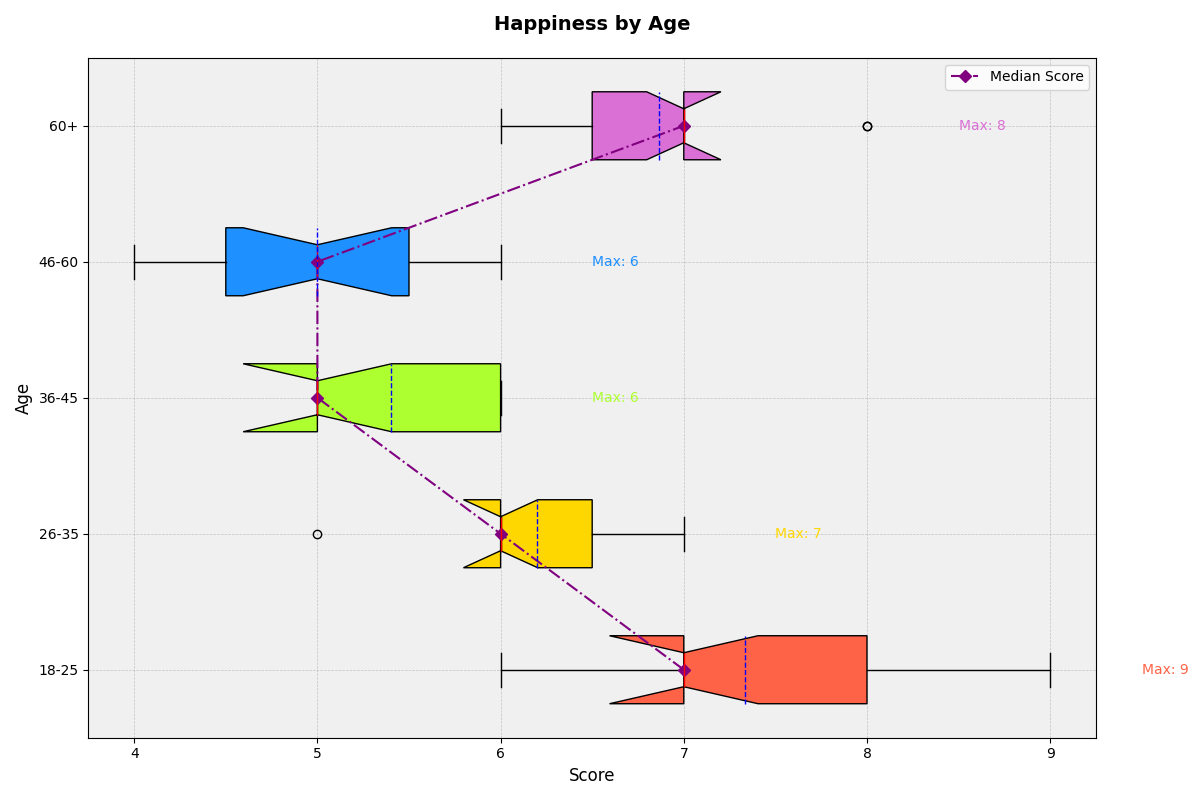

Write the Python code that produced this figure.
import matplotlib.pyplot as plt
import numpy as np

age_groups = ['18-25', '26-35', '36-45', '46-60', '60+']
happiness_data = [
    [7, 8, 7, 6, 8, 8, 7, 9, 7, 6, 7, 8, 7, 8, 7],  
    [6, 7, 6, 6, 7, 7, 6, 6, 6, 7, 6, 6, 5, 6, 6],  
    [5, 6, 5, 6, 6, 5, 6, 6, 5, 5, 5, 5, 5, 6, 5],  
    [6, 6, 5, 4, 5, 6, 5, 4, 4, 5, 6, 5, 4, 5, 5],  
    [7, 6, 7, 6, 7, 7, 7, 6, 6, 7, 8, 7, 8, 7, 7]   
]

fig, ax = plt.subplots(figsize=(12, 8))
box = ax.boxplot(happiness_data, vert=False, patch_artist=True, labels=age_groups, notch=True, meanline=True, showmeans=True)

colors = ['#FF6347', '#FFD700', '#ADFF2F', '#1E90FF', '#DA70D6']
for patch, color in zip(box['boxes'], colors):
    patch.set_facecolor(color)

plt.setp(box['means'], color='blue')
plt.setp(box['medians'], color='red')

medians = [np.median(group) for group in happiness_data]
ax.plot(medians, range(1, len(age_groups) + 1), color='purple', marker='D', linestyle='-.', label='Median Score')

ax.set_title('Happiness by Age', fontsize=14, fontweight='bold', pad=20)
ax.set_xlabel('Score', fontsize=12)
ax.set_ylabel('Age', fontsize=12)

ax.grid(True, linestyle='--', linewidth=0.5, alpha=0.7)
ax.set_axisbelow(True)
ax.set_facecolor('#f0f0f0')

ax.legend()

for i, age_group in enumerate(age_groups):
    ax.text(max(happiness_data[i]) + 0.5, i + 1, f'Max: {max(happiness_data[i])}', 
            va='center', fontsize=10, color=colors[i])

plt.tight_layout()
plt.show()
